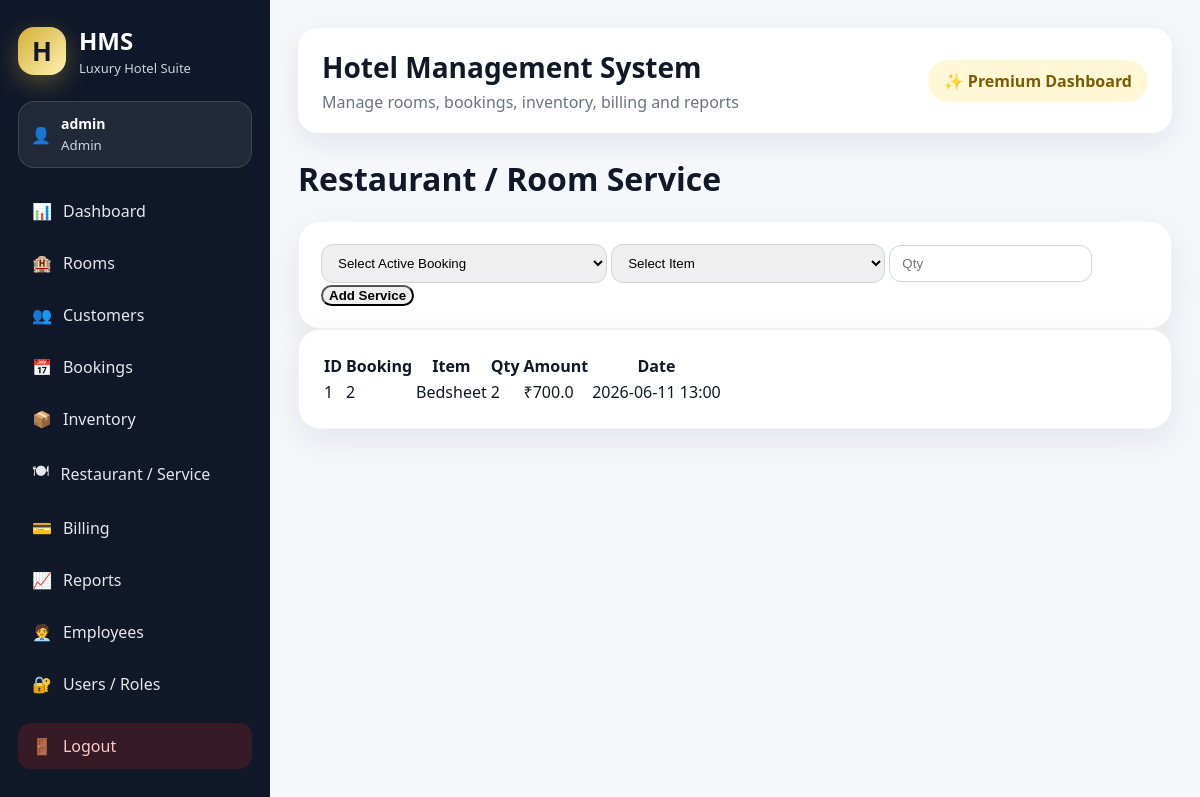
The page /service (signed in) on the database its author committed.
### tables this page shows
CREATE TABLE service_usage(
        id INTEGER PRIMARY KEY AUTOINCREMENT,
        booking_id INTEGER,
        item_id INTEGER,
        quantity INTEGER,
        amount REAL,
        usage_date TEXT);

CREATE TABLE inventory(
        id INTEGER PRIMARY KEY AUTOINCREMENT,
        item_name TEXT UNIQUE,
        category TEXT,
        quantity INTEGER,
        unit TEXT,
        price REAL,
        reorder_level INTEGER);

### app.py (the view, shortened to what this page needs)
@app.route("/service", methods=["GET", "POST"])
def service():
    bookings = run("""SELECT b.id,c.name,r.room_no FROM bookings b
                      JOIN customers c ON b.customer_id=c.id JOIN rooms r ON b.room_id=r.id
                      WHERE b.status='Active' ORDER BY b.id DESC""")
    items = run("SELECT * FROM inventory ORDER BY item_name")
    usage = run("""SELECT su.id,su.booking_id,i.item_name,su.quantity,su.amount,su.usage_date
                   FROM service_usage su JOIN inventory i ON su.item_id=i.id ORDER BY su.id DESC""")
    return render_template("service.html", bookings=bookings, items=items, usage=usage)

### app.py (called while the page is built)
def db():
    con = sqlite3.connect(DB_PATH)
    con.row_factory = sqlite3.Row
    return con

def run(sql, args=(), one=False, commit=False):
    con = db()
    cur = con.execute(sql, args)
    if commit:
        con.commit()
        last = cur.lastrowid
        con.close()
        return last
    rows = cur.fetchall()
    con.close()
    return (rows[0] if rows else None) if one else rows

def login_required():
    return "user_id" in session

@app.context_processor
def inject():
    return dict(current_user=session)

@app.before_request
def protect():
    allowed = ["login", "static"]
    if request.endpoint not in allowed and not login_required():
        return redirect(url_for("login"))

### templates/service.html (shortened to what this page needs)
{% extends "base.html" %}{% block content %}
<h1>Restaurant / Room Service</h1>
{% if not bookings %}
<div class="panel">
  <h3>No active bookings found</h3>
  <p>You must create a booking first before adding room service.</p>
  <a class="button" href="{{ url_for('customers') }}">Add Customer</a>
  <a class="button" href="{{ url_for('bookings') }}">Create Booking</a>
</div>
{% else %}
<div class="panel">
<form class="row" method="post">
<select name="booking_id" required>
<option value="">Select Active Booking</option>
</select>
<select name="item_id" required>
<option value="">Select Item</option>
</select>
<input name="quantity" type="number" min="1" placeholder="Qty" required>
<button>Add Service</button>
</form>
</div>
{% endif %}
<div class="panel">
<table>
<tr><th>ID</th><th>Booking</th><th>Item</th><th>Qty</th><th>Amount</th><th>Date</th></tr>
{% for u in usage %}
<tr><td>{{u.id}}</td><td>{{u.booking_id}}</td><td>{{u.item_name}}</td><td>{{u.quantity}}</td><td>₹{{u.amount}}</td><td>{{u.usage_date}}</td></tr>
{% endfor %}
</table>
</div>
{% endblock %}

### static/css/style.css (style rules this page uses)
:root { --navy: #0f172a; --navy-light: #1e293b; --gold: #d4af37; --gold-soft: #f8e7a1; --bg: #f5f7fb; --white: #ffffff; --text: #111827; --muted: #6b7280; --green: #16a34a; --red: #dc2626; --blue: #2563eb; --purple: #7c3aed; }
* { box-sizing: border-box; }
body { margin: 0; background: var(--bg); font-family: "Segoe UI", Arial, sans-serif; color: var(--text); }
.glass-panel, .panel { background: white; border-radius: 22px; padding: 22px; box-shadow: 0 12px 35px rgba(15,23,42,0.08); border: 1px solid rgba(15,23,42,0.05); }
input, select, .form-control, .form-select { border-radius: 12px !important; border: 1px solid #d1d5db !important; padding: 10px 12px !important; }
button, .btn, .button { border-radius: 12px !important; font-weight: 700; }
table { border-radius: 14px; overflow: hidden; }

### rows shown on the page
service_usage: id "1", booking_id "2", item_name "Bedsheet", quantity "2", amount "700.0", usage_date "2026-06-11 13:00"

### other values the page prints
{{ current_user.username }} "admin"
{{ current_user.role }} "Admin"
{{ title or "Hotel Management System" }} "Hotel Management System"
